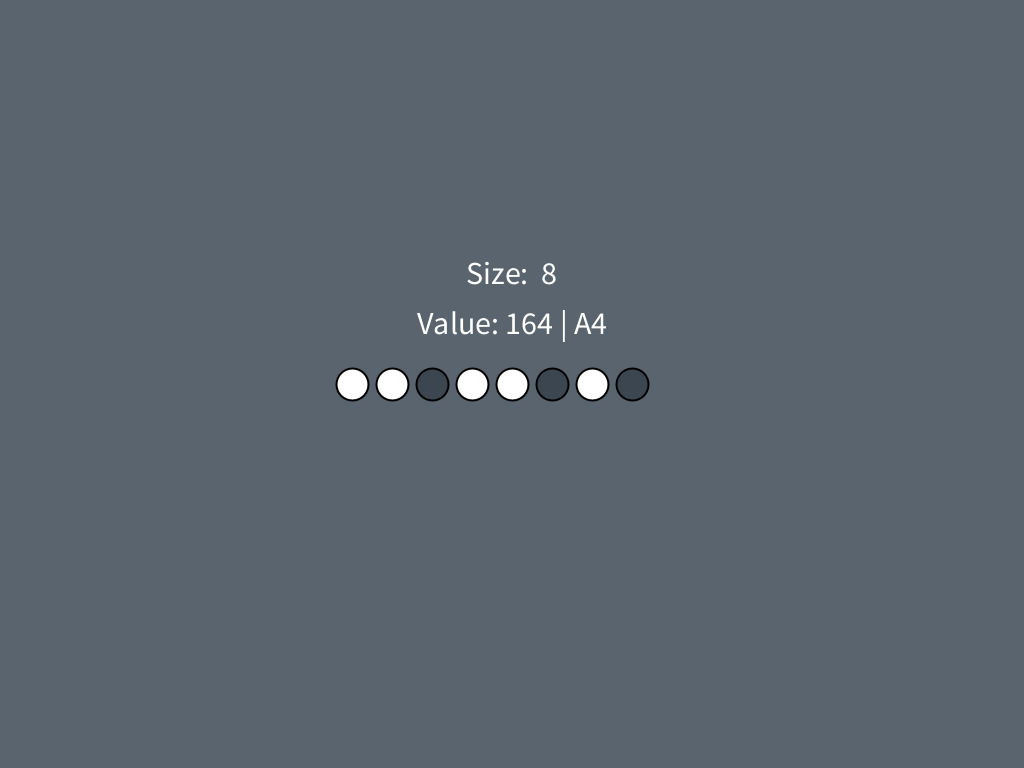
Frame 1 (no input)
Frame 60 (the mouse pressed at the canvas centre just before this capture): identical to frame 1, image omitted
Frame 120 (the mouse held since frame 60 and released just before this capture): identical to frame 1, image omitted

The Processing sketch that drew this single still picture (run headless with seeded random() and noise(); from frame 60 on, the mouse is pressed at the canvas centre):

// Processing sketch: p119_binary_to_decimal_conversion
// ── p119_binary_to_decimal_conversion.pde
// Interactive binary to decimal number converter.

Bits bits;

void setup() {
  size(1024, 768);
  reset();
}

void reset() {
  bits = new Bits((long)random(255), 8);
}

void draw() {
  background(90, 100, 110);
  bits.draw();
}

void keyPressed() {
  bits.keyPressed();
}

void mousePressed() {
  bits.mousePressed();
}

long clamp(long x, long a, long b) {
  if (x < a)
    x = a;
  else if (x > b)
    x = b;
  return x;
}

boolean inCircle(PVector c, PVector p) {
  float dx = p.x - c.x;
  float dy = p.y - c.y;
  float r = c.z;
  return dx*dx + dy*dy < r*r;
}

class Bits {
  long value;
  long size;
  
  boolean mousepress;
  PVector mousepos;
  
  Bits(long value, long size) {
    this.value = value;
    this.size = size;

    mousepress = false;
    mousepos = new PVector();
  }
  
  void keyPressed() {
    if (keyCode == RIGHT)
      size++;
    else if (keyCode == LEFT)
      size--;
    size = clamp(size, 1, 63);
    
    long limit = (1L<<size) - 1;
    if (keyCode == UP)
      value = (value < limit) ? value+1 : value;
    else if (keyCode == DOWN)
      value = (value > 0) ? value-1 : 0;
    
    if (key == ' ')
      value = 0;
    else if (key == ENTER)
      value |= ~0L;

    value &= limit;
  }
  
  void mousePressed() {
    mousepress = mousePressed && mouseButton == LEFT;
    mousepos.set(mouseX, mouseY);
  }
  
  void draw() {
    drawDots();
    drawText();
  }
  
  void drawDots() {
    push();
    strokeWeight(2);
    
    long d = 32;
    long p = d + d/2;
    long s = d + p;
    long w = width / (s/2);

    long y = 0;
    long b = size;
    long m = 1;

    long t = value;
    while (b > 0) {
      long xo = (long) min(b, w);
      for (long x = 0; x < w; x++) {
        long px = (width - s*(xo/2 -x)) / 2;
        long py = height/2 + y*s;
        
        if ((value & m) != 0)
          fill(60, 70, 80);
        else
          fill(255);
        
        PVector c = new PVector(px, py, d/2);
        if (mousepress && inCircle(c, mousepos)) {
          t ^= m;
          mousepress = false;
        }
        
        circle(px, py, d);

        m <<= 1;
        if (--b < 1)
          break;
      }
      y++;
    }
    value = t;
    
    pop();
  }
  
  void drawText() {
    push();
    
    textAlign(CENTER);
    textSize(32);

    long s = 50;
    long x = width/2;
    long y = height/2 - s;
    text(String.format("Value: %d | %X", value, value), x, y);
    text(String.format("Size:  %d", size), x, y-s);
    
    pop();
  }
}
